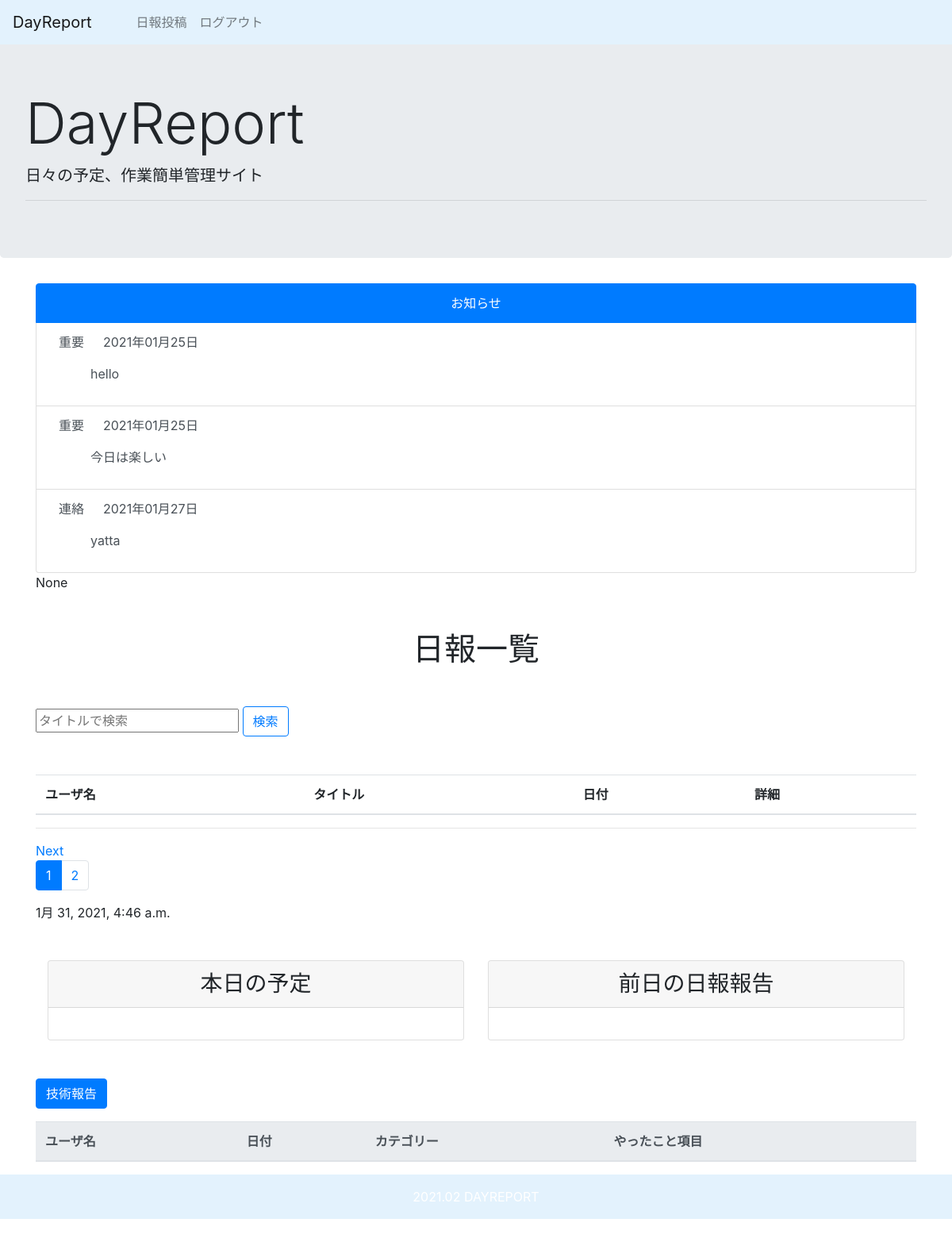
Screenshot of /diary/ with the database file from the repository.
### diary/models.py (models this page shows, shortened)
class Notice(models.Model):
  title = models.CharField('タイトル', max_length=200)
  date = models.DateTimeField('日付', default=timezone.now)
  text = models.TextField('本文', max_length=200)
  category = models.ForeignKey(Category, verbose_name='カテゴリ', on_delete=models.PROTECT)
  author = models.ForeignKey(get_user_model(),  on_delete=models.CASCADE)
  created_at = models.DateField('作成日', auto_now_add=True)

class Category(models.Model):
  name = models.CharField('カテゴリ名', max_length=255)
  def __str__(self):
    return self.name

### diary/views.py (the view, shortened to what this page needs)
# urls.py: path('',views.index,name='index'),
def index(request):
  post = Post.objects.order_by('-date')
  page_obj = paginate_queryset(request, post, 7)
  done = Done.objects.order_by('-created_at')
  keyword = request.GET.get('keyword')
  today = datetime.datetime.now()
  delta_1 = datetime.timedelta(days=1)
  yestday = today - delta_1
  context = {}
  context['post'] = post
  context["post_list"] = Post.objects.order_by('-date')
  context['today'] = today
  context['notice'] = Notice.objects.all()[:3]
  context['yestday'] = yestday
  context['page_obj'] = page_obj
  context['done'] = done
  return render(request, 'diary/post_list.html', context)

### diary/views.py (called while the page is built)
def paginate_queryset(request, queryset, count):
  paginator = Paginator(queryset, count)
  page = request.GET.get('page')
  try:
      page_obj = paginator.page(page)
  except PageNotAnInteger:
      page_obj = paginator.page(1)
  except EmptyPage:
      page_obj = paginator.page(paginator.num_pages)
  return page_obj

### diary/templates/diary/post_list.html (shortened to what this page needs)
{% extends 'diary/base.html' %}
{% block content %}
    <div class="list-group">
      <a href="#!" class="text-center list-group-item active">お知らせ</a>
      {% for notice in notice %}
      <a href="{% url 'diary:notice_detail' notice.pk %}" class="list-group-item list-group-item-action"><span class="ml-2 mr-4">{{notice.category}}</span>{{ notice.date|date:"Y年m月j日" }}
      <p class="ml-5 mt-3">{{ notice.title }}</p></a>
      {% endfor %}
    </div>
    {{ user.id }}
<h1 class="diary_title text-center my-5">日報一覧</h1>
<form method="GET" action="{% url 'diary:index' %}">
  <input type="text" name="keyword" placeholder="タイトルで検索">
  <button class="btn btn-outline-primary" type="submit">検索</button>
</form>
<table class="mt-5 table table-hover">
  <thead>
    <tr>
      <th>ユーザ名</th>
      <th>タイトル</th>
      <th>日付</th>
      <th>詳細</th>
    </tr>
  </thead>
</table>
<hr>
{% if page_obj.has_next %}
  <a href="?page={{ page_obj.next_page_number }}">Next</a>
{% endif %}
{% include 'diary/page.html' %}
{{ today　}}
<div class="container-fluid">
  <div class="row mt-5">
    <div class="col-md-6">
      <div class="card">
        <h3 class="card-header text-center card_color">本日の予定</h3>
        <div class="card-body">
        </div>
      </div>
    </div>
    <div class="col-md-6">
      <div class="card">
        <h3 class="card-header text-center card_color">前日の日報報告</h3>
        <div class="card-body">
        </div>
      </div>
    </div>
  </div>
</div>
<a href="{% url 'diary:done_add' %}" class="btn btn-primary mt-5">技術報告</a>
<table class="table mt-3">
  <thead class="thead-light">
    <tr>
      <th>ユーザ名</th>
      <th>日付</th>
      <th>カテゴリー</th>
      <th>やったこと項目</th>
    </tr>
  </thead>
</table>
{% endblock %}

### rows the page displays
Notice: category "重要", date "2021年01月25日", title "hello"
Notice: category "重要", date "2021年01月25日", title "今日は楽しい"
Notice: category "連絡", date "2021年01月27日", title "yatta"

### other values shown
{{ user.id }} "None"
{{ link_page }} "1"
{{ link_page }} "2"
